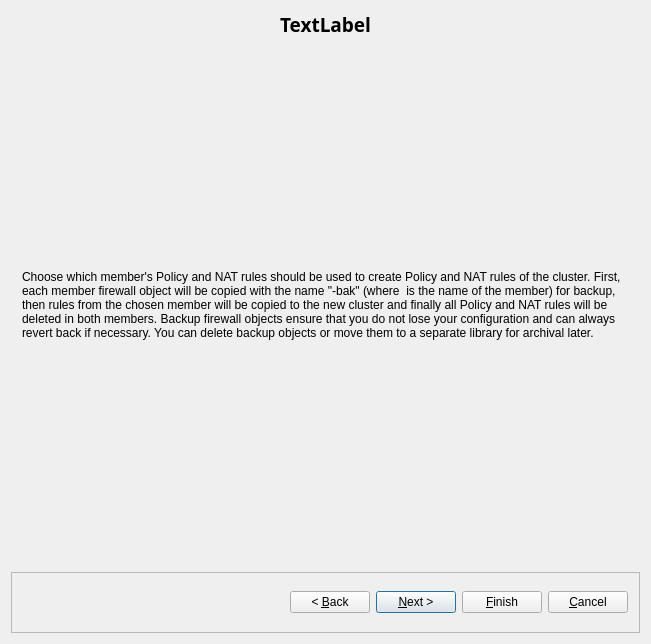
<?xml version="1.0" encoding="UTF-8"?>
<ui version="4.0">
 <class>newClusterDialog_q</class>
 <widget class="QDialog" name="newClusterDialog_q">
  <property name="windowModality">
   <enum>Qt::WindowModal</enum>
  </property>
  <property name="geometry">
   <rect>
    <x>0</x>
    <y>0</y>
    <width>651</width>
    <height>644</height>
   </rect>
  </property>
  <layout class="QGridLayout">
   <item row="0" column="0">
    <widget class="QLabel" name="titleLabel">
     <property name="sizePolicy">
      <sizepolicy hsizetype="MinimumExpanding" vsizetype="Fixed">
       <horstretch>0</horstretch>
       <verstretch>0</verstretch>
      </sizepolicy>
     </property>
     <property name="minimumSize">
      <size>
       <width>0</width>
       <height>25</height>
      </size>
     </property>
     <property name="font">
      <font>
       <family>Sans Serif</family>
       <pointsize>14</pointsize>
       <weight>75</weight>
       <italic>false</italic>
       <bold>true</bold>
      </font>
     </property>
     <property name="text">
      <string>TextLabel</string>
     </property>
     <property name="alignment">
      <set>Qt::AlignCenter</set>
     </property>
    </widget>
   </item>
   <item row="2" column="0">
    <widget class="QFrame" name="frame">
     <property name="sizePolicy">
      <sizepolicy hsizetype="MinimumExpanding" vsizetype="Fixed">
       <horstretch>1</horstretch>
       <verstretch>0</verstretch>
      </sizepolicy>
     </property>
     <property name="minimumSize">
      <size>
       <width>400</width>
       <height>50</height>
      </size>
     </property>
     <property name="frameShape">
      <enum>QFrame::StyledPanel</enum>
     </property>
     <property name="frameShadow">
      <enum>QFrame::Raised</enum>
     </property>
     <layout class="QHBoxLayout">
      <item>
       <spacer>
        <property name="orientation">
         <enum>Qt::Horizontal</enum>
        </property>
        <property name="sizeHint" stdset="0">
         <size>
          <width>161</width>
          <height>37</height>
         </size>
        </property>
       </spacer>
      </item>
      <item>
       <widget class="QPushButton" name="backButton">
        <property name="text">
         <string>&lt; &amp;Back</string>
        </property>
        <property name="autoDefault">
         <bool>false</bool>
        </property>
       </widget>
      </item>
      <item>
       <widget class="QPushButton" name="nextButton">
        <property name="text">
         <string>&amp;Next &gt;</string>
        </property>
        <property name="default">
         <bool>true</bool>
        </property>
        <property name="flat">
         <bool>false</bool>
        </property>
       </widget>
      </item>
      <item>
       <widget class="QPushButton" name="finishButton">
        <property name="text">
         <string>&amp;Finish</string>
        </property>
        <property name="flat">
         <bool>false</bool>
        </property>
       </widget>
      </item>
      <item>
       <widget class="QPushButton" name="cancelButton">
        <property name="text">
         <string>&amp;Cancel</string>
        </property>
        <property name="autoDefault">
         <bool>false</bool>
        </property>
       </widget>
      </item>
     </layout>
    </widget>
   </item>
   <item row="1" column="0">
    <widget class="QStackedWidget" name="stackedWidget">
     <property name="minimumSize">
      <size>
       <width>500</width>
       <height>450</height>
      </size>
     </property>
     <property name="currentIndex">
      <number>3</number>
     </property>
     <widget class="QWidget" name="page_1">
      <layout class="QVBoxLayout" name="verticalLayout">
       <item>
        <layout class="QHBoxLayout" name="horizontalLayout">
         <item>
          <widget class="QLabel" name="label631_2">
           <property name="text">
            <string>Enter the name of the new object</string>
           </property>
           <property name="alignment">
            <set>Qt::AlignCenter</set>
           </property>
           <property name="wordWrap">
            <bool>false</bool>
           </property>
          </widget>
         </item>
         <item>
          <widget class="QLineEdit" name="obj_name"/>
         </item>
        </layout>
       </item>
       <item>
        <widget class="QLabel" name="label_9">
         <property name="text">
          <string>Select member firewall objects to use with the new cluster. One member firewall should be marked as master. You can choose to copy policy and NAT rules from the rule sets of one of the members to the new cluster later.</string>
         </property>
         <property name="wordWrap">
          <bool>true</bool>
         </property>
        </widget>
       </item>
       <item>
        <widget class="FirewallSelectorWidget" name="firewallSelector">
         <column>
          <property name="text">
           <string>Firewall</string>
          </property>
         </column>
         <column>
          <property name="text">
           <string>Use in cluster</string>
          </property>
         </column>
         <column>
          <property name="text">
           <string>Master</string>
          </property>
         </column>
        </widget>
       </item>
      </layout>
     </widget>
     <widget class="QWidget" name="page_2">
      <layout class="QVBoxLayout" name="verticalLayout_3">
       <item>
        <widget class="ClusterInterfacesSelectorWidget" name="interfaceSelector">
         <property name="currentIndex">
          <number>0</number>
         </property>
         <widget class="QWidget" name="tab">
          <attribute name="title">
           <string>Tab 1</string>
          </attribute>
         </widget>
        </widget>
       </item>
      </layout>
     </widget>
     <widget class="QWidget" name="page_3">
      <layout class="QVBoxLayout" name="verticalLayout_2">
       <item>
        <widget class="InterfacesTabWidget" name="interfaceEditor">
         <property name="currentIndex">
          <number>0</number>
         </property>
         <widget class="QWidget" name="tab_2">
          <attribute name="title">
           <string>Tab 1</string>
          </attribute>
         </widget>
        </widget>
       </item>
      </layout>
     </widget>
     <widget class="QWidget" name="page_4">
      <layout class="QVBoxLayout" name="verticalLayout_4">
       <item>
        <widget class="QLabel" name="label_10">
         <property name="text">
          <string>Choose which member's Policy and NAT rules should be used to create Policy and NAT rules of the cluster. First, each member firewall object will be copied with the name &quot;&lt;firewall&gt;-bak&quot; (where &lt;firewall&gt; is the name of the member) for backup, then rules from the chosen member will be copied to the new cluster and finally all Policy and NAT rules will be deleted in both members. Backup firewall objects ensure that you do not lose your configuration and can always revert back if necessary. You can delete backup objects or move them to a separate library for archival later.</string>
         </property>
         <property name="wordWrap">
          <bool>true</bool>
         </property>
        </widget>
       </item>
      </layout>
     </widget>
     <widget class="QWidget" name="page_5">
      <layout class="QVBoxLayout" name="verticalLayout_7">
       <item>
        <widget class="QLabel" name="label_11">
         <property name="sizePolicy">
          <sizepolicy hsizetype="Preferred" vsizetype="Maximum">
           <horstretch>0</horstretch>
           <verstretch>0</verstretch>
          </sizepolicy>
         </property>
         <property name="text">
          <string>&lt;!DOCTYPE HTML PUBLIC &quot;-//W3C//DTD HTML 4.0//EN&quot; &quot;http://www.w3.org/TR/REC-html40/strict.dtd&quot;&gt;
&lt;html&gt;&lt;head&gt;&lt;meta name=&quot;qrichtext&quot; content=&quot;1&quot; /&gt;&lt;style type=&quot;text/css&quot;&gt;
p, li { white-space: pre-wrap; }
&lt;/style&gt;&lt;/head&gt;&lt;body style=&quot; font-family:'Lucida Grande'; font-size:13pt; font-weight:400; font-style:normal;&quot;&gt;
&lt;p style=&quot; margin-top:0px; margin-bottom:0px; margin-left:0px; margin-right:0px; -qt-block-indent:0; text-indent:0px;&quot;&gt;&lt;span style=&quot; font-weight:600;&quot;&gt;Cluster summary:&lt;/span&gt;&lt;/p&gt;&lt;/body&gt;&lt;/html&gt;</string>
         </property>
        </widget>
       </item>
       <item>
        <widget class="QLabel" name="clusterName">
         <property name="text">
          <string>Name: </string>
         </property>
        </widget>
       </item>
       <item>
        <widget class="QGroupBox" name="groupBox">
         <property name="sizePolicy">
          <sizepolicy hsizetype="Preferred" vsizetype="Fixed">
           <horstretch>0</horstretch>
           <verstretch>0</verstretch>
          </sizepolicy>
         </property>
         <property name="minimumSize">
          <size>
           <width>0</width>
           <height>150</height>
          </size>
         </property>
         <property name="maximumSize">
          <size>
           <width>16777215</width>
           <height>150</height>
          </size>
         </property>
         <property name="title">
          <string>Firewalls used in this cluster</string>
         </property>
         <layout class="QVBoxLayout" name="verticalLayout_6">
          <item>
           <widget class="QLabel" name="firewallsList">
            <property name="font">
             <font>
              <family>Lucida Console</family>
             </font>
            </property>
            <property name="text">
             <string/>
            </property>
           </widget>
          </item>
          <item>
           <spacer name="verticalSpacer_2">
            <property name="orientation">
             <enum>Qt::Vertical</enum>
            </property>
            <property name="sizeHint" stdset="0">
             <size>
              <width>20</width>
              <height>40</height>
             </size>
            </property>
           </spacer>
          </item>
         </layout>
        </widget>
       </item>
       <item>
        <widget class="QLabel" name="masterLabel">
         <property name="sizePolicy">
          <sizepolicy hsizetype="Preferred" vsizetype="Maximum">
           <horstretch>0</horstretch>
           <verstretch>0</verstretch>
          </sizepolicy>
         </property>
         <property name="text">
          <string>Master firewall: </string>
         </property>
        </widget>
       </item>
       <item>
        <widget class="QGroupBox" name="groupBox_2">
         <property name="title">
          <string>Cluster interfaces</string>
         </property>
         <layout class="QVBoxLayout" name="verticalLayout_5">
          <item>
           <widget class="QLabel" name="interfacesList">
            <property name="font">
             <font>
              <family>Lucida Console</family>
             </font>
            </property>
            <property name="text">
             <string/>
            </property>
           </widget>
          </item>
          <item>
           <spacer name="verticalSpacer_3">
            <property name="orientation">
             <enum>Qt::Vertical</enum>
            </property>
            <property name="sizeHint" stdset="0">
             <size>
              <width>20</width>
              <height>40</height>
             </size>
            </property>
           </spacer>
          </item>
         </layout>
        </widget>
       </item>
       <item>
        <widget class="QLabel" name="policyLabel">
         <property name="sizePolicy">
          <sizepolicy hsizetype="Preferred" vsizetype="Maximum">
           <horstretch>0</horstretch>
           <verstretch>0</verstretch>
          </sizepolicy>
         </property>
         <property name="text">
          <string>Policy and NAT rules will be copied from firewall: </string>
         </property>
        </widget>
       </item>
       <item>
        <widget class="QLabel" name="label_13">
         <property name="sizePolicy">
          <sizepolicy hsizetype="Preferred" vsizetype="Maximum">
           <horstretch>0</horstretch>
           <verstretch>0</verstretch>
          </sizepolicy>
         </property>
         <property name="text">
          <string>Click Finish to create this cluster.</string>
         </property>
        </widget>
       </item>
      </layout>
     </widget>
    </widget>
   </item>
  </layout>
 </widget>
 <layoutdefault spacing="6" margin="11"/>
 <customwidgets>
  <customwidget>
   <class>InterfacesTabWidget</class>
   <extends>QTabWidget</extends>
   <header>InterfacesTabWidget.h</header>
   <container>1</container>
  </customwidget>
  <customwidget>
   <class>FirewallSelectorWidget</class>
   <extends>QTableWidget</extends>
   <header>FirewallSelectorWidget.h</header>
  </customwidget>
  <customwidget>
   <class>ClusterInterfacesSelectorWidget</class>
   <extends>QTabWidget</extends>
   <header>ClusterInterfacesSelectorWidget.h</header>
   <container>1</container>
  </customwidget>
 </customwidgets>
 <tabstops>
  <tabstop>backButton</tabstop>
  <tabstop>nextButton</tabstop>
  <tabstop>finishButton</tabstop>
  <tabstop>cancelButton</tabstop>
 </tabstops>
 <resources/>
 <connections>
  <connection>
   <sender>obj_name</sender>
   <signal>textChanged(QString)</signal>
   <receiver>newClusterDialog_q</receiver>
   <slot>changed()</slot>
   <hints>
    <hint type="sourcelabel">
     <x>275</x>
     <y>68</y>
    </hint>
    <hint type="destinationlabel">
     <x>7</x>
     <y>35</y>
    </hint>
   </hints>
  </connection>
 </connections>
 <slots>
  <slot>changed()</slot>
  <slot>failoverProtocolChanged()</slot>
  <slot>selectedInterface(QTreeWidgetItem*,QTreeWidgetItem*)</slot>
  <slot>platformChanged()</slot>
  <slot>addInterface()</slot>
  <slot>deleteInterface()</slot>
 </slots>
</ui>
